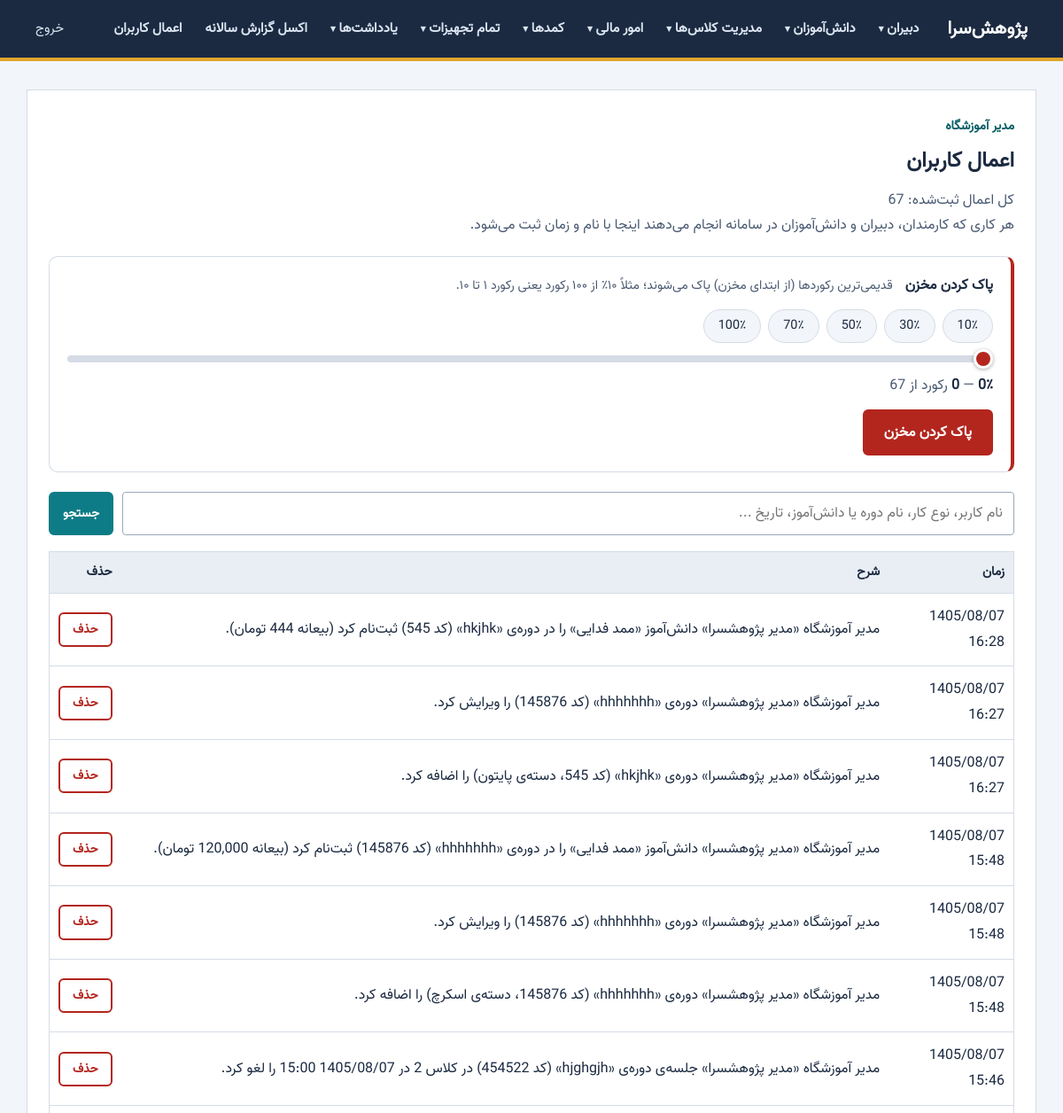
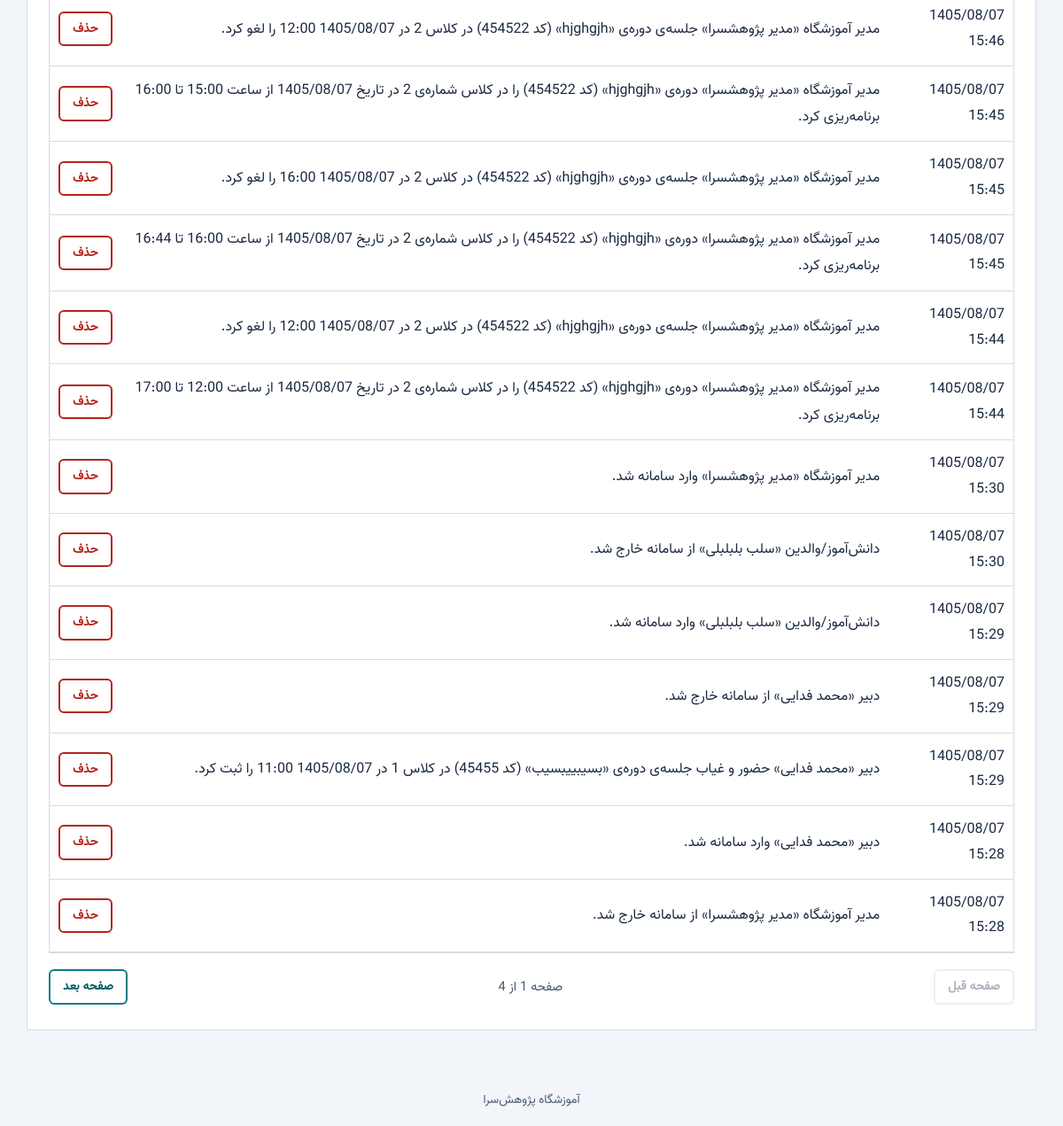
Page /admin/audit (signed in) on the committed database (2 pictures, top to bottom).
### models.py (models this page shows)
class UserActions(db.Model):
    __tablename__ = "user_actions"
    id = db.Column(db.Integer, primary_key=True)
    created_at = db.Column(db.Text, index=True)
    user_role = db.Column(db.Text)
    user_id = db.Column(db.Integer)
    user_name = db.Column(db.Text)
    action = db.Column(db.Text)
    detail = db.Column(db.Text)
    ip = db.Column(db.Text)

### app.py (the view, shortened to what this page needs)
@app.route("/admin/audit")
@login_required
@role_required("admin")
@god_required
def audit_log():
    q = read_search()
    query = UserActions.query
    rows, pagination, found = page_query(query.order_by(UserActions.id.desc()), AUDIT_PER_PAGE)
    rows = [{"id": r.id, "time": (r.created_at or "")[:16], "text": audit_row_text(r)} for r in rows]
    return render_template("audit_log.html", rows=rows, q=q, pagination=pagination,
                           found=found, total=UserActions.query.count())

### app.py (called while the page is built)
def clean(value, max_len=100):
    text = (value or "").translate(_INVISIBLE).strip().translate(_DIGITS)
    return text[:max_len]

def clean_text(value, max_len=50):
    text = (value or "").replace("ي", "ی").replace("ك", "ک")
    return re.sub(r"\s+", " ", text.strip())[:max_len]

def login_required(view):
    @wraps(view)
    def wrapper(*args, **kwargs):
        if "user_id" not in session:
            flash("برای ادامه ابتدا وارد شوید.", "error")
            return redirect(url_for("login"))
        return view(*args, **kwargs)
    return wrapper

def role_required(*roles):
    def decorator(view):
        @wraps(view)
        def wrapper(*args, **kwargs):
            if session.get("role") not in roles:
                abort(403)
            return view(*args, **kwargs)
        return wrapper
    return decorator

def get_csrf_token():
    if "csrf" not in session:
        session["csrf"] = secrets.token_hex(32)
    return session["csrf"]

def site_url():
    return os.environ.get("SITE_URL", "").rstrip("/") or request.url_root.rstrip("/")

@app.context_processor
def inject_nav_menu():
    role = session.get("role")
    if role == "admin":
        menu, endpoint = ADMIN_MENU, "admin_page"
    elif role in USER_MENUS:
        menu, endpoint = USER_MENUS[role], "panel_page"
    else:
        return {"nav_menu": []}
    nav = []
    for sec in menu:
        if sec.get("god_only") and not current_is_god():
            continue
        if sec.get("link"):
            nav.append({"title": sec["title"], "href": url_for(sec["link"])})
        else:
            nav.append({
                "title": sec["title"],
                "items": [(url_for(endpoint, section=sec["key"], item=key), title)
                          for key, title in sec["items"]],
            })
    return {"nav_menu": nav}

@app.before_request
def csrf_protect():
    if request.method == "POST":
        sent = request.form.get("csrf_token", "")
        real = session.get("csrf", "")
        if not real or not hmac.compare_digest(sent, real):
            abort(400)

def read_search(param="q"):
    return clean_text(clean(request.args.get(param), 60), 60)

def make_pagination(page, pages):
    return SimpleNamespace(page=page, pages=pages, has_prev=page > 1, has_next=page < pages,
                           prev_num=page - 1, next_num=page + 1)

def format_jalali(jy, jm, jd):
    return f"{jy:04d}/{jm:02d}/{jd:02d}"

### templates/audit_log.html (shortened to what this page needs)
{% extends "base.html" %}
{% from "_list_macros.html" import search_bar, pager %}
{% block content %}
<section class="card wide xwide">
    <p class="crumb">مدیر آموزشگاه</p>
    <h1>اعمال کاربران</h1>
    <p class="lead">
        کل اعمال ثبت‌شده: {{ total }}{% if q %} | نتیجه جستجو: {{ found }}{% endif %}
        <br>هر کاری که کارمندان، دبیران و دانش‌آموزان در سامانه انجام می‌دهند اینجا با نام و زمان ثبت می‌شود.
    </p>
    <form class="purge-box" method="post" action="{{ url_for('audit_purge') }}" data-total="{{ total }}">
        <div class="purge-head">
            <strong>پاک کردن مخزن</strong>
            <span>قدیمی‌ترین رکوردها (از ابتدای مخزن) پاک می‌شوند؛ مثلاً ۱۰٪ از ۱۰۰ رکورد یعنی رکورد ۱ تا ۱۰.</span>
        </div>
        <div class="purge-presets" role="group" aria-label="مقدارهای آماده">
            {% for p in (10, 30, 50, 70, 100) %}
            <button type="button" class="chip" data-percent="{{ p }}">{{ p }}٪</button>
            {% endfor %}
        </div>
        <input class="purge-range" type="range" name="percent" min="0" max="100" step="1" value="0"
               aria-label="درصد قدیمی‌ترین رکوردها برای پاک شدن" {% if not total %}disabled{% endif %}>
        <p class="purge-readout">
            <output id="purge-percent">0٪</output>
            — <output id="purge-count">0</output> رکورد از {{ total }}
        </p>
        <button class="btn danger solid" type="submit" disabled>پاک کردن مخزن</button>
    </form>
    {{ search_bar('audit_log', q, 'نام کاربر، نوع کار، نام دوره یا دانش‌آموز، تاریخ ...') }}
    <div class="table-wrap">
        <table class="table wrap">
            <thead>
                <tr>
                    <th scope="col">زمان</th>
                    <th scope="col">شرح</th>
                    <th scope="col">حذف</th>
                </tr>
            </thead>
            <tbody>
                {% for r in rows %}
                <tr>
                    <td dir="ltr">{{ r.time or '—' }}</td>
                    <td class="col-text">{{ r.text }}</td>
                    <td>
                        <form method="post" action="{{ url_for('audit_delete', action_id=r.id) }}">
                            <button class="btn danger small" type="submit">حذف</button>
                        </form>
                    </td>
                </tr>
                {% else %}
                <tr><td colspan="3" class="empty">{% if q %}عملی با این جستجو پیدا نشد.{% else %}هنوز عملی ثبت نشده است.{% endif %}</td></tr>
                {% endfor %}
            </tbody>
        </table>
    </div>
    {{ pager('audit_log', pagination, q) }}
</section>
{% endblock %}

### static/style/style.css (style rules this page uses)
* { margin: 0; padding: 0; box-sizing: border-box; font-family: 'Vazir', Tahoma, sans-serif; text-align: right; }
:root { --ink: #1b2a41; --ink-soft: #4a5a72; --paper: #f2f5f9; --surface: #ffffff; --line: #d5dce6; --teal: #0d7c86; --teal-dark: #095f67; --gold: #e0a52c; --danger: #b3261e; --danger-bg: #fbeaea; --ok: #17703f; --ok-bg: #e6f4ec; }
html, body { height: 100%; }
body { margin: 0; display: flex; flex-direction: column; min-height: 100vh; font-family: Vazirmatn, "IRANSans", Tahoma, "Segoe UI", sans-serif; font-size: 16px; line-height: 1.8; color: var(--ink); background: var(--paper); }
.btn { display: inline-block; padding: 10px 22px; border: 2px solid var(--teal); border-radius: 6px; font: inherit; font-weight: 600; text-decoration: none; cursor: pointer; text-align: center; }
.card { background: var(--surface); border: 1px solid var(--line); padding: 32px; }
.card h1 { margin: 0 0 8px; font-size: 1.5rem; }
.lead { color: var(--ink-soft); margin: 0 0 20px; }
.crumb { margin: 0 0 4px; color: var(--teal-dark); font-size: 0.9rem; font-weight: 600; }
.card.wide { max-width: none; }
.btn.small { padding: 5px 14px; font-size: 0.88rem; }
.table-wrap { overflow-x: auto; border: 1px solid var(--line); }
.table { width: 100%; border-collapse: collapse; background: var(--surface); }
.table th, .table td { padding: 11px 14px; border-bottom: 1px solid var(--line); white-space: nowrap; }
.table thead th { background: #e9eef5; font-size: 0.9rem; }
.table td[dir="ltr"] { text-align: right; }
.btn.danger { border-color: var(--danger); color: var(--danger); background: transparent; }
.btn.danger.solid { background: var(--danger); color: #fff; }
.table.wrap th, .table.wrap td { padding: 10px 10px; white-space: normal; }
@media (min-width: 1200px) { .card.xwide { --xwide: min(1480px, calc(100vw - 60px)); margin-inline: calc((100% - var(--xwide)) / 2); padding: 28px 24px; } }
@media (min-width: 1200px) { .card.xwide .table.wrap th, .card.xwide .table.wrap td { padding: 12px 10px; white-space: nowrap; } }
@media (min-width: 1200px) { .card.xwide .table.wrap th { white-space: normal; line-height: 1.5; } }
@media (min-width: 1200px) { .card.xwide .table.wrap .btn { white-space: nowrap; } }
@media (min-width: 1200px) and (max-width: 1359px) { .card.xwide .table.wrap td, .card.xwide .table.wrap .btn { white-space: normal; } }
.purge-box { margin: 0 0 22px; padding: 18px 20px; border: 1px solid var(--line); border-right: 4px solid var(--danger); border-radius: 10px; background: var(--surface); }
.purge-head { display: flex; flex-wrap: wrap; align-items: baseline; gap: 6px 14px; margin-bottom: 12px; }
.purge-head span { color: var(--ink-soft); font-size: 0.9rem; }
.purge-presets { display: flex; flex-wrap: wrap; gap: 8px; margin-bottom: 14px; }
.chip { padding: 5px 16px; border: 1px solid var(--line); border-radius: 999px; background: var(--paper); color: var(--ink); font: inherit; font-size: 0.9rem; cursor: pointer; }
.purge-range { --fill: 0%; display: block; width: 100%; height: 8px; margin: 6px 0 12px; border-radius: 999px; background: linear-gradient(to left, var(--danger) var(--fill), var(--line) var(--fill)); accent-color: var(--danger); -webkit-appearance: none; appearance: none; cursor: pointer; }
.purge-readout { margin: 0 0 12px; color: var(--ink-soft); }
.purge-readout output { font-weight: 700; color: var(--ink); }
.table.wrap td.col-text { white-space: normal; line-height: 1.9; min-width: 280px; }
@media (min-width: 1200px) { .card.xwide .table.wrap td.col-text { min-width: 520px; } }

### rows in the picture
UserActions: time "1405/08/07 16:28", text "مدیر آموزشگاه «مدیر پژوهشسرا» دانش‌آموز «ممد فدایی» را در دوره‌ی «hkjhk» (کد 545) ثبت‌نام کرد (بیعانه 444 تومان)."
UserActions: time "1405/08/07 16:27", text "مدیر آموزشگاه «مدیر پژوهشسرا» دوره‌ی «hhhhhhh» (کد 145876) را ویرایش کرد."
UserActions: time "1405/08/07 16:27", text "مدیر آموزشگاه «مدیر پژوهشسرا» دوره‌ی «hkjhk» (کد 545، دسته‌ی پایتون) را اضافه کرد."
UserActions: time "1405/08/07 15:48", text "مدیر آموزشگاه «مدیر پژوهشسرا» دانش‌آموز «ممد فدایی» را در دوره‌ی «hhhhhhh» (کد 145876) ثبت‌نام کرد (بیعانه 120,000 تومان)."
UserActions: time "1405/08/07 15:48", text "مدیر آموزشگاه «مدیر پژوهشسرا» دوره‌ی «hhhhhhh» (کد 145876) را ویرایش کرد."
UserActions: time "1405/08/07 15:48", text "مدیر آموزشگاه «مدیر پژوهشسرا» دوره‌ی «hhhhhhh» (کد 145876، دسته‌ی اسکرچ) را اضافه کرد."
UserActions: time "1405/08/07 15:46", text "مدیر آموزشگاه «مدیر پژوهشسرا» جلسه‌ی دوره‌ی «hjghgjh» (کد 454522) در کلاس 2 در 1405/08/07 15:00 را لغو کرد."
UserActions: time "1405/08/07 15:46", text "مدیر آموزشگاه «مدیر پژوهشسرا» جلسه‌ی دوره‌ی «hjghgjh» (کد 454522) در کلاس 2 در 1405/08/07 12:00 را لغو کرد."
UserActions: time "1405/08/07 15:45", text "مدیر آموزشگاه «مدیر پژوهشسرا» دوره‌ی «hjghgjh» (کد 454522) را در کلاس شماره‌ی 2 در تاریخ 1405/08/07 از ساعت 15:00 تا 16:00 برنامه‌ریزی کرد."
UserActions: time "1405/08/07 15:45", text "مدیر آموزشگاه «مدیر پژوهشسرا» جلسه‌ی دوره‌ی «hjghgjh» (کد 454522) در کلاس 2 در 1405/08/07 16:00 را لغو کرد."
UserActions: time "1405/08/07 15:45", text "مدیر آموزشگاه «مدیر پژوهشسرا» دوره‌ی «hjghgjh» (کد 454522) را در کلاس شماره‌ی 2 در تاریخ 1405/08/07 از ساعت 16:00 تا 16:44 برنامه‌ریزی کرد."
UserActions: time "1405/08/07 15:44", text "مدیر آموزشگاه «مدیر پژوهشسرا» جلسه‌ی دوره‌ی «hjghgjh» (کد 454522) در کلاس 2 در 1405/08/07 12:00 را لغو کرد."
UserActions: time "1405/08/07 15:44", text "مدیر آموزشگاه «مدیر پژوهشسرا» دوره‌ی «hjghgjh» (کد 454522) را در کلاس شماره‌ی 2 در تاریخ 1405/08/07 از ساعت 12:00 تا 17:00 برنامه‌ریزی کرد."
UserActions: time "1405/08/07 15:30", text "مدیر آموزشگاه «مدیر پژوهشسرا» وارد سامانه شد."
UserActions: time "1405/08/07 15:30", text "دانش‌آموز/والدین «سلب بلبلبلی» از سامانه خارج شد."
UserActions: time "1405/08/07 15:29", text "دانش‌آموز/والدین «سلب بلبلبلی» وارد سامانه شد."
UserActions: time "1405/08/07 15:29", text "دبیر «محمد فدایی» از سامانه خارج شد."
UserActions: time "1405/08/07 15:29", text "دبیر «محمد فدایی» حضور و غیاب جلسه‌ی دوره‌ی «بسیبییبسیب» (کد 45455) در کلاس 1 در 1405/08/07 11:00 را ثبت کرد."
UserActions: time "1405/08/07 15:28", text "دبیر «محمد فدایی» وارد سامانه شد."
UserActions: time "1405/08/07 15:28", text "مدیر آموزشگاه «مدیر پژوهشسرا» از سامانه خارج شد."

### other values in the picture
{{ sec.title }} "دبیران" "دانش‌آموزان" "مدیریت کلاس‌ها" "امور مالی" "کمدها" "تمام تجهیزات" "یادداشت‌ها"
{{ sec.title }} "اکسل گزارش سالانه" "اعمال کاربران"
{{ total }} "67"
{{ p }} "10" "30" "50" "70" "100"
{{ pagination.pages }} "4"
